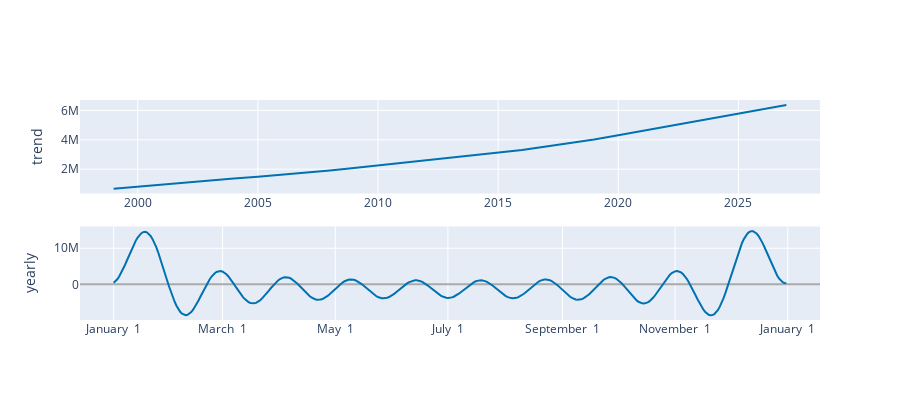

The notebook cell saved with this chart:
### Markdown cell above
## Tendencias

### Code cell
plot_components_plotly(m, forecast)
